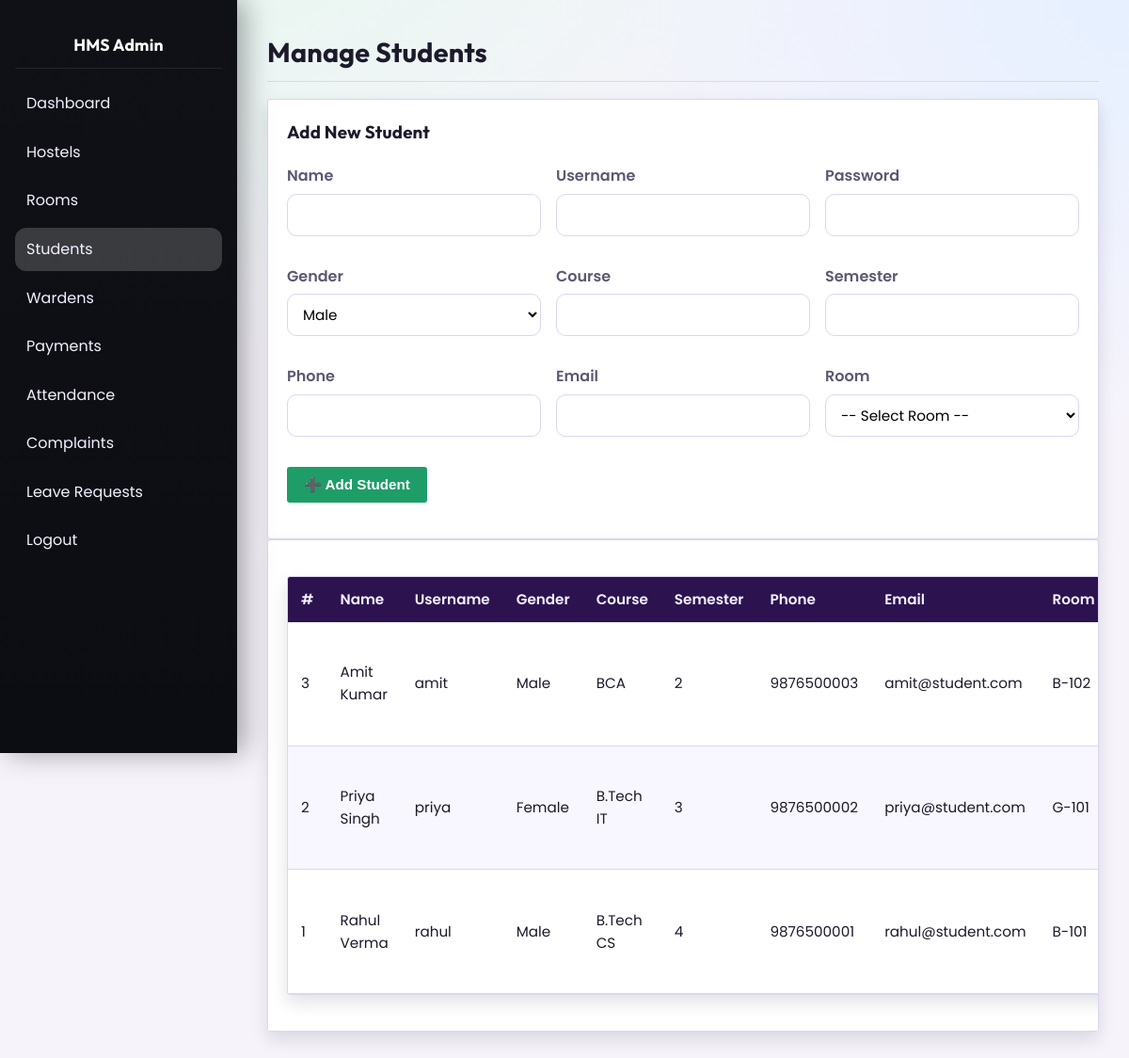
/admin/manage_students.php (signed in), run on the app's committed database.
### tables this page shows
CREATE TABLE student (
  Student_id INT AUTO_INCREMENT PRIMARY KEY,
  name VARCHAR(100) NOT NULL,
  username VARCHAR(50) NOT NULL UNIQUE,
  password VARCHAR(255) NOT NULL,
  gender ENUM('Male','Female','Other') NOT NULL,
  course VARCHAR(100),
  semester INT,
  phone VARCHAR(15),
  email VARCHAR(100),
  Room_id INT,
  FOREIGN KEY (Room_id) REFERENCES room(Room_id) ON DELETE SET NULL
);

CREATE TABLE room (
  Room_id INT AUTO_INCREMENT PRIMARY KEY,
  Room_name VARCHAR(50) NOT NULL,
  Room_type ENUM('Single','Double','Triple') DEFAULT 'Double',
  capacity INT DEFAULT 2,
  status ENUM('Available','Occupied','Maintenance') DEFAULT 'Available',
  Hostel_id INT,
  FOREIGN KEY (Hostel_id) REFERENCES hostel(Hostel_id) ON DELETE CASCADE
);

### admin/manage_students.php (the view, shortened to what this page needs)
<?php
include '../config.php';
$form_old = [];
$edit_student = null;
$students = $conn->query("SELECT s.*, r.Room_name, h.Hostel_name FROM student s LEFT JOIN room r ON s.Room_id = r.Room_id LEFT JOIN hostel h ON r.Hostel_id = h.Hostel_id ORDER BY s.Student_id DESC");
?>
<!DOCTYPE html>
<html lang="en">
<head><meta charset="UTF-8"><title>Manage Students - HMS</title>
<link rel="stylesheet" href="../style.css">
</head>
<body>
    <div class="admin-layout">
        <div class="sidebar">
            <h2 style="color:white;text-align:center;padding:10px;">HMS Admin</h2>
            <a href="dashboard.php"> Dashboard</a>
            <a href="manage_hostels.php"> Hostels</a>
            <a href="manage_rooms.php" > Rooms</a>
            <a href="manage_students.php" class="active"> Students</a>
            <a href="manage_wardens.php">Wardens</a>
            <a href="manage_payments.php"> Payments</a>
            <a href="manage_attendance.php"> Attendance</a>
            <a href="manage_complaints.php"> Complaints</a>
            <a href="manage_leaves.php"> Leave Requests</a>
            <a href="../logout.php"> Logout</a>
        </div>
        <div class="main">
            <h2>Manage Students</h2>
            <div class="form-card">
                <h3><?php echo $edit_student ? ' Edit Student' : ' Add New Student'; ?></h3>
                <form method="POST" action="manage_students.php">
                    <div class="form-grid">
                        <div class="form-group"><label>Name</label><input type="text" name="name" value="<?php echo htmlspecialchars($edit_student['name'] ?? ($form_old['name'] ?? '')); ?>" required pattern="[A-Za-z .'-]{2,50}" title="2-50 letters and valid characters"></div>
                        <div class="form-group"><label>Username</label><input type="text" name="username" value="<?php echo htmlspecialchars($edit_student['username'] ?? ($form_old['username'] ?? '')); ?>" required pattern="[A-Za-z0-9_.-]{4,20}" title="4-20 letters/numbers/._-"></div>
                        <div class="form-group"><label>Password</label><input type="text" name="password" value="<?php echo htmlspecialchars($edit_student['password'] ?? ($form_old['password'] ?? '')); ?>" required minlength="6" title="At least 6 characters"></div>
                        <div class="form-group"><label>Gender</label><select name="gender" required>
                            <option value="Male" <?php echo (($edit_student['gender'] ?? ($form_old['gender'] ?? '')) === 'Male') ? 'selected' : ''; ?>>Male</option>
                        </select></div>
                        <div class="form-group"><label>Course</label><input type="text" name="course" value="<?php echo htmlspecialchars($edit_student['course'] ?? ($form_old['course'] ?? '')); ?>" required minlength="2" maxlength="50"></div>
                        <div class="form-group"><label>Semester</label><input type="number" name="semester" min="1" max="10" value="<?php echo htmlspecialchars($edit_student['semester'] ?? ($form_old['semester'] ?? '')); ?>" required></div>
                        <div class="form-group"><label>Phone</label><input type="text" name="phone" value="<?php echo htmlspecialchars($edit_student['phone'] ?? ($form_old['phone'] ?? '')); ?>" required pattern="[0-9]{10,15}" title="10-15 digits"></div>
                        <div class="form-group"><label>Email</label><input type="email" name="email" value="<?php echo htmlspecialchars($edit_student['email'] ?? ($form_old['email'] ?? '')); ?>" required></div>
                        <div class="form-group"><label>Room</label><select name="Room_id" required>
                            <option value="">-- Select Room --</option>
                        </select></div>
                    </div>
                    <div class="form-actions">
                        <button type="submit" class="btn btn-primary"><?php echo $edit_student ? '💾 Update Student' : '➕ Add Student'; ?></button>
                    </div>
                </form>
            </div>
            <div class="table-card">
                <table>
                    <thead><tr><th>#</th><th>Name</th><th>Username</th><th>Gender</th><th>Course</th><th>Semester</th><th>Phone</th><th>Email</th><th>Room</th><th>Hostel</th><th>Actions</th></tr></thead>
                    <tbody>
                        <?php if ($students && $students->num_rows > 0): while ($row = $students->fetch_assoc()): ?>
                            <tr>
                                <td><?php echo $row['Student_id']; ?></td>
                                <td><?php echo htmlspecialchars($row['name']); ?></td>
                                <td><?php echo htmlspecialchars($row['username']); ?></td>
                                <td><?php echo htmlspecialchars($row['gender']); ?></td>
                                <td><?php echo htmlspecialchars($row['course']); ?></td>
                                <td><?php echo $row['semester']; ?></td>
                                <td><?php echo htmlspecialchars($row['phone']); ?></td>
                                <td><?php echo htmlspecialchars($row['email']); ?></td>
                                <td><?php echo htmlspecialchars($row['Room_name'] ?? 'N/A'); ?></td>
                            </tr>
                        <?php endwhile; else: ?>
                            <tr><td colspan="11" style="text-align:center; color:#999;">No students found.</td></tr>
                        <?php endif; ?>
                    </tbody>
                </table>
            </div>
        </div>
    </div>
</body>
</html>

### style.css (style rules this page uses)
*, *::before, *::after { box-sizing: border-box; margin: 0; padding: 0; }
:root { --bg: #f6f3fb; --bg-accent: #efe7fb; --surface: #ffffff; --surface-2: #f8f6ff; --text: #1c1a2b; --muted: #5c5870; --border: #ddd6ef; --primary: #1f9d68; --primary-600: #178458; --primary-700: #126b47; --success: #1c8c64; --warning: #e07a21; --danger: #b33a4c; --info: #2f6fed; --sidebar-bg: #0f1116; --sidebar-bg-2: #0b0d12; --sidebar-text: #f4efff; --sidebar-hover: rgba(255, 255, 255, 0.09); --sidebar-active: rgba(255, 255, 255, 0.18); --sidebar-width: 252px; --radius: 3px; --radius-sm: 3px; --shadow: 0 18px 40px rgba(10, 16, 24, 0.18); --shadow-soft: 0 8px 18px rgba(10, 16, 24, 0.12); }
body { font-family: "Poppins", "Helvetica Neue", sans-serif; color: var(--text); line-height: 1.6; background: radial-gradient(1200px 800px at 15% -10%, #e6f7ee 0%, transparent 60%), radial-gradient(900px 700px at 100% 0%, #e6f0ff 0%, transparent 65%), var(--bg); min-height: 100vh; }
h1, h2, h3, h4 { font-family: "Outfit", "Times New Roman", serif; letter-spacing: 0.2px; }
a { text-decoration: none; color: var(--primary); }
.admin-layout, .layout { display: flex; min-height: 100vh; }
.sidebar { width: var(--sidebar-width); background: linear-gradient(180deg, var(--sidebar-bg), var(--sidebar-bg-2)); min-height: 100vh; padding: 24px 16px; position: fixed; top: 0; left: 0; height: 100vh; overflow-y: auto; color: var(--sidebar-text); box-shadow: 8px 0 28px rgba(4, 6, 10, 0.35); }
.sidebar h2 { color: #f6fffb; text-align: left; padding: 8px 8px 18px; font-size: 1.1em; border-bottom: 1px solid rgba(255, 255, 255, 0.08); margin-bottom: 14px; }
.sidebar a { color: var(--sidebar-text); padding: 10px 12px; display: block; border-radius: 12px; margin-bottom: 6px; transition: background 0.2s ease, transform 0.2s ease; }
.sidebar a.active { background: var(--sidebar-active); }
.main-content, .main { flex: 1; padding: 32px; margin-left: var(--sidebar-width); width: calc(100% - var(--sidebar-width)); }
.main-content h1, .main-content h2, .main h2 { color: var(--text); margin-bottom: 18px; font-size: 1.8em; border-bottom: 1px solid var(--border); padding-bottom: 8px; }
table { width: 100%; border-collapse: separate; border-spacing: 0; margin: 18px 0; background: var(--surface); border: 1px solid var(--border); border-radius: var(--radius-sm); overflow: hidden; box-shadow: var(--shadow-soft); }
table th, table td { padding: 12px 14px; border-bottom: 1px solid var(--border); text-align: left; font-size: 0.95em; }
table thead th { background: #2c1350; color: #f5f0ff; font-weight: 600; border-bottom: 0; }
table tbody tr:nth-child(even) { background: var(--surface-2); }
form { margin: 18px 0; }
label { display: block; margin-bottom: 6px; font-weight: 600; color: var(--muted); }
input[type="text"], input[type="password"], input[type="email"], input[type="number"], input[type="date"], input[type="tel"], select, textarea { width: 100%; max-width: 520px; padding: 10px 12px; border: 1px solid var(--border); border-radius: 10px; margin-bottom: 14px; font-size: 0.95em; font-family: "Poppins", "Helvetica Neue", sans-serif; background: #fff; transition: border 0.2s ease, box-shadow 0.2s ease; }
.btn { padding: 10px 18px; border: none; border-radius: var(--radius); cursor: pointer; font-size: 0.95em; font-weight: 600; display: inline-flex; align-items: center; gap: 6px; text-align: center; transition: transform 0.2s ease, box-shadow 0.2s ease, background 0.2s ease; }
.btn-primary { background: var(--primary); color: #fff; }
.form-card, .form-container, .profile-card, .edit-form, .table-card { background: var(--surface); border: 1px solid var(--border); border-radius: var(--radius); padding: 20px; box-shadow: var(--shadow-soft); }
.form-card h3, .form-container h2 { color: var(--text); margin-bottom: 12px; }
.form-grid { display: grid; grid-template-columns: repeat(auto-fill, minmax(220px, 1fr)); gap: 16px; }
.form-group { display: flex; flex-direction: column; flex: 1; min-width: 200px; }
.form-actions { margin-top: 18px; display: flex; gap: 10px; flex-wrap: wrap; }
.table-card { overflow-x: auto; }

### data on the page
student: Student_id "3", name "Amit Kumar", username "amit", gender "Male", course "BCA", semester "2", phone "9876500003", email "amit@student.com", Room.Room_name "B-102"
student: Student_id "2", name "Priya Singh", username "priya", gender "Female", course "B.Tech IT", semester "3", phone "9876500002", email "priya@student.com", Room.Room_name "G-101"
student: Student_id "1", name "Rahul Verma", username "rahul", gender "Male", course "B.Tech CS", semester "4", phone "9876500001", email "rahul@student.com", Room.Room_name "B-101"
